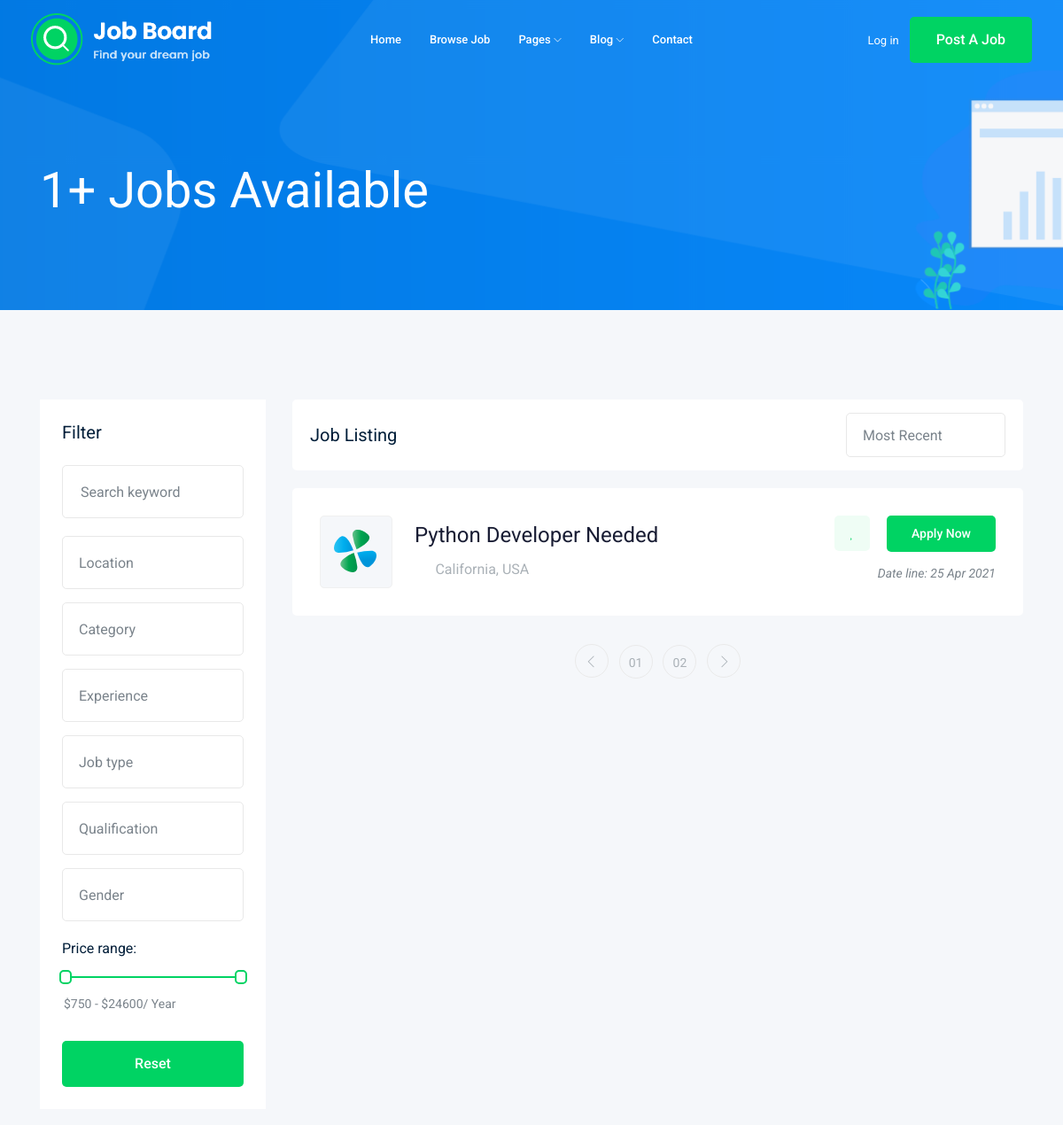
The app's page /jobs/ (upper part), older data.
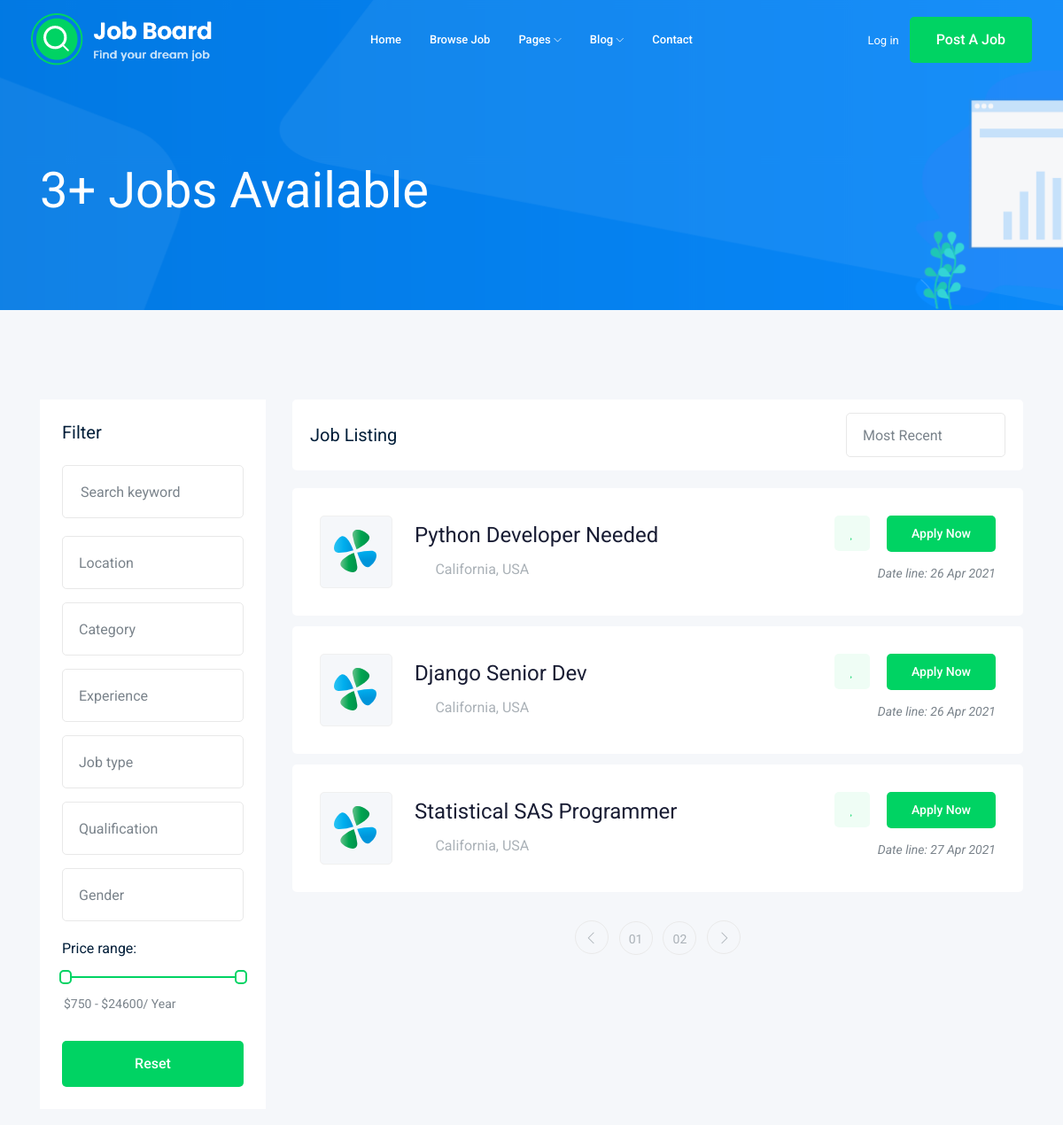
The same page, newer data.
### job/models.py (models this page shows)
class Job(models.Model): # Create a table `Job`
    title = models.CharField(max_length=100) # Create table field `tile`
    job_type = models.CharField(max_length=20, choices=JOB_TYPE)
    description = models.TextField(max_length=1000)
    published_at = models.DateTimeField(auto_now=True)
    vacancy = models.IntegerField(default=1)
    salary = models.IntegerField(default=0)
    experience = models.IntegerField(default=1)
    category = models.ForeignKey('Category', on_delete=models.CASCADE)
    image = models.ImageField(upload_to=image_upload)
    def __str__(self):
        return self.title

### job/views.py (the view)
# urls.py: path('', views.job_list),
def job_list(request):
    job_list = Job.objects.all()
    context = {'jobs': job_list}
    return render(request, "job/job_list.html", context)

### job/templates/job/job_list.html (shortened to what this page needs)
{% extends 'job/bases/base.html' %}
{% load static %}
{% block body %}
    <div class="bradcam_area bradcam_bg_1">
        <div class="container">
            <div class="row">
                <div class="col-xl-12">
                    <div class="bradcam_text">
                        <h3>{{ jobs.count }}+ Jobs Available</h3>
                    </div>
                </div>
            </div>
        </div>
    </div>
    <div class="job_listing_area plus_padding">
        <div class="container">
            <div class="row">
                <div class="col-lg-3">
                    <div class="job_filter white-bg">
                        <div class="form_inner white-bg">
                            <h3>Filter</h3>
                            <form action="#">
                                <div class="row">
                                    <div class="col-lg-12">
                                        <div class="single_field">
                                            <input type="text" placeholder="Search keyword">
                                        </div>
                                    </div>
                                    <div class="col-lg-12">
                                    </div>
                                    <div class="col-lg-12">
                                    </div>
                                    <div class="col-lg-12">
                                    </div>
                                    <div class="col-lg-12">
                                    </div>
                                    <div class="col-lg-12">
                                    </div>
                                    <div class="col-lg-12">
                                    </div>
                                </div>
                            </form>
                        </div>
                        <div class="range_wrap">
                            <label for="amount">Price range:</label>
                            <div id="slider-range"></div>
                            <p>
                                <input type="text" id="amount" readonly style="border:0; color:#7A838B; font-size: 14px; font-weight:400;">
                            </p>
                        </div>
                        <div class="reset_btn">
                            <button  class="boxed-btn3 w-100" type="submit">Reset</button>
                        </div>
                    </div>
                </div>
                <div class="col-lg-9">
                    <div class="recent_joblist_wrap">
                        <div class="recent_joblist white-bg ">
                            <div class="row align-items-center">
                                <div class="col-md-6">
                                    <h4>Job Listing</h4>
                                </div>
                                <div class="col-md-6">
                                    <div class="serch_cat d-flex justify-content-end">
                                    </div>
                                </div>
                            </div>
                        </div>
                    </div>
                    <div class="job_lists m-0">
                        <div class="row">
                            {% for job in jobs %}
                            <div class="col-lg-12 col-md-12">
                                <div class="single_jobs white-bg d-flex justify-content-between">
                                    <div class="jobs_left d-flex align-items-center">
                                        <div class="thumb">
                                            <img src="{% static 'img/svg_icon/1.svg' %}" alt="">
                                        </div>
                                        <div class="jobs_conetent">
                                            <a href="{% url 'jobs:job_detail' job.id %}"><h4>{{ job }}</h4></a>
                                            <div class="links_locat d-flex align-items-center">
                                                <div class="location">
                                                    <p> <i class="fa fa-map-marker"></i> California, USA</p>
                                                </div>
                                                <div class="location">
                                                    <p> <i class="fa fa-clock-o"></i> {{ job. }}</p>
                                                </div>
                                            </div>
                                        </div>
                                    </div>
                                    <div class="jobs_right">
                                        <div class="apply_now">
                                            <a class="heart_mark" href="#"> <i class="fa fa-heart"></i> </a>
                                            <a href="job_details.html" class="boxed-btn3">Apply Now</a>
                                        </div>
                                        <div class="date">
                                            <p>Date line: {{ job.published_at|date:'d M Y'}}</p>
                                        </div>
                                    </div>
                                </div>
                            </div>
                            {% endfor %}
                        </div>
                        <div class="row">
                            <div class="col-lg-12">
                                <div class="pagination_wrap">
                                    <ul>
                                        <li><a href="#"> <i class="ti-angle-left"></i> </a></li>
                                        <li><a href="#"><span>01</span></a></li>
                                        <li><a href="#"><span>02</span></a></li>
                                        <li><a href="#"> <i class="ti-angle-right"></i> </a></li>
                                    </ul>
                                </div>
                            </div>
                        </div>
                    </div>
                </div>
            </div>
        </div>
    </div>
{% endblock %}

### job/templates/job/bases/base.html (shortened to what this page needs)
{% load static %}
<!doctype html>
<html class="no-js" lang="zxx">
<head>
    <link rel="stylesheet" href="{% static 'css/bootstrap.min.css' %}">
    <link rel="stylesheet" href="{% static 'css/owl.carousel.min.css' %}">
    <link rel="stylesheet" href="{% static 'css/magnific-popup.css' %}">
    <link rel="stylesheet" href="{% static 'css/font-awesome.min.css' %}">
    <link rel="stylesheet" href="{% static 'css/themify-icons.css' %}">
    <link rel="stylesheet" href="{% static 'css/nice-select.css' %}">
    <link rel="stylesheet" href="{% static 'css/flaticon.css' %}">
    <link rel="stylesheet" href="{% static 'css/jquery-ui.css' %}">
    <link rel="stylesheet" href="{% static 'css/gijgo.css' %}">
    <link rel="stylesheet" href="{% static 'css/animate.min.css' %}">
    <link rel="stylesheet" href="{% static 'css/slicknav.css' %}">
    <link rel="stylesheet" href="{% static 'css/style.css' %}">
</head>
<body>
    <header>
        <div class="header-area ">
            <div id="sticky-header" class="main-header-area">
                <div class="container-fluid ">
                    <div class="header_bottom_border">
                        <div class="row align-items-center">
                            <div class="col-xl-3 col-lg-2">
                                <div class="logo">
                                    <a href="index.html">
                                        <img src="{% static 'img/logo.png' %}" alt="">
                                    </a>
                                </div>
                            </div>
                            <div class="col-xl-6 col-lg-7">
                                <div class="main-menu  d-none d-lg-block">
                                    <nav>
                                        <ul id="navigation">
                                            <li><a href="index.html">home</a></li>
                                            <li><a href="jobs.html">Browse Job</a></li>
                                            <li><a href="#">pages <i class="ti-angle-down"></i></a>
                                            </li>
                                            <li><a href="#">blog <i class="ti-angle-down"></i></a>
                                            </li>
                                            <li><a href="contact.html">Contact</a></li>
                                        </ul>
                                    </nav>
                                </div>
                            </div>
                            <div class="col-xl-3 col-lg-3 d-none d-lg-block">
                                <div class="Appointment">
                                    <div class="phone_num d-none d-xl-block">
                                        <a href="#">Log in</a>
                                    </div>
                                    <div class="d-none d-lg-block">
                                        <a class="boxed-btn3" href="#">Post a Job</a>
                                    </div>
                                </div>
                            </div>
                            <div class="col-12">
                            </div>
                        </div>
                    </div>
                </div>
            </div>
        </div>
    </header>
    {% block body %}
    {% endblock %}
</body>
</html>

Row changes from the older to the newer data that the page shows:
changed Job "Python Developer Needed": published_at "25 Apr 2021" → "26 Apr 2021"
added Job: title "Django Senior Dev", published_at "26 Apr 2021"
added Job: title "Statistical SAS Programmer", published_at "27 Apr 2021"
Text that changed along with them:
{{ jobs.count }}: "1" → "3"
